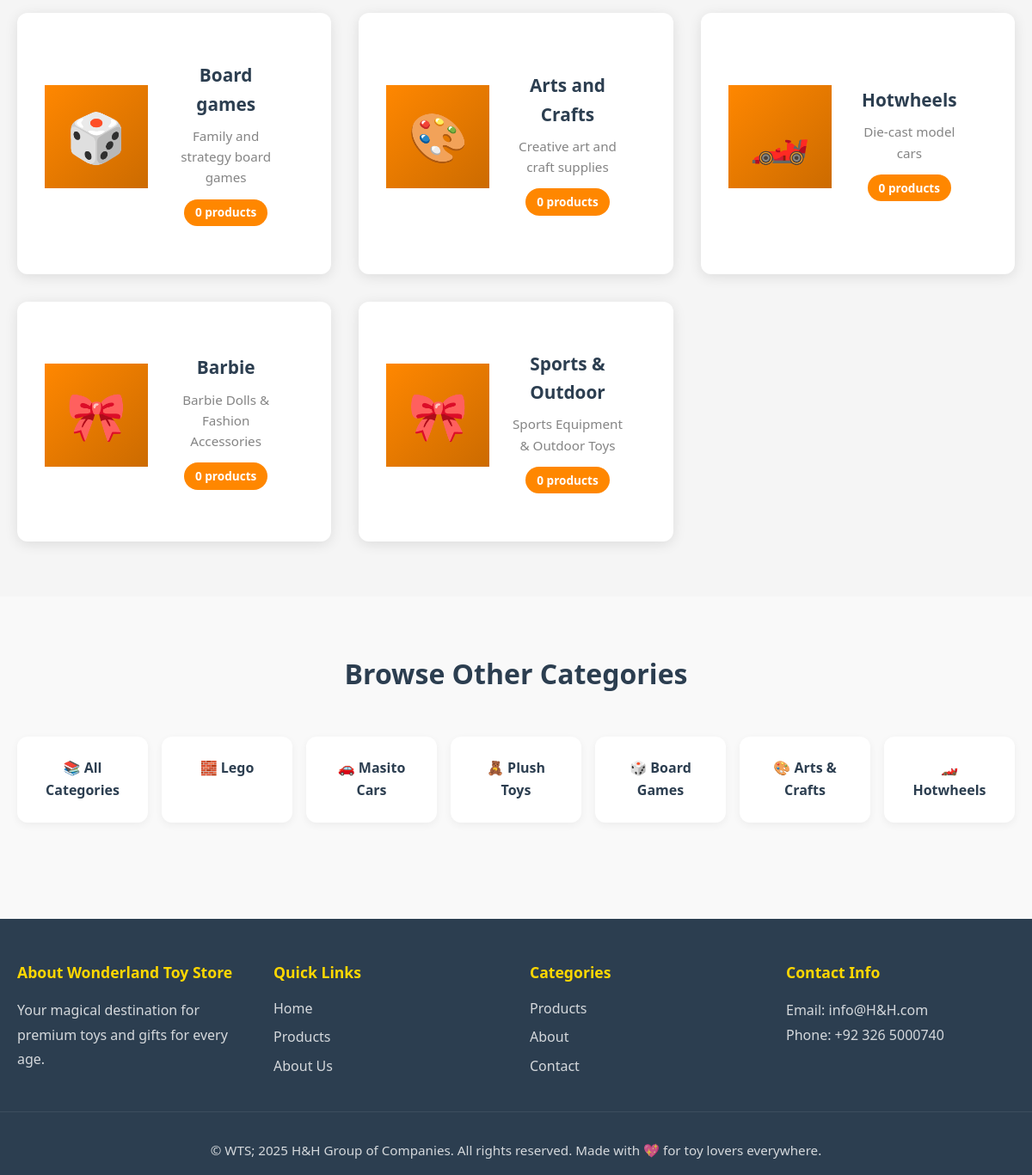
The page /categories (lower part) on the database as committed earlier.
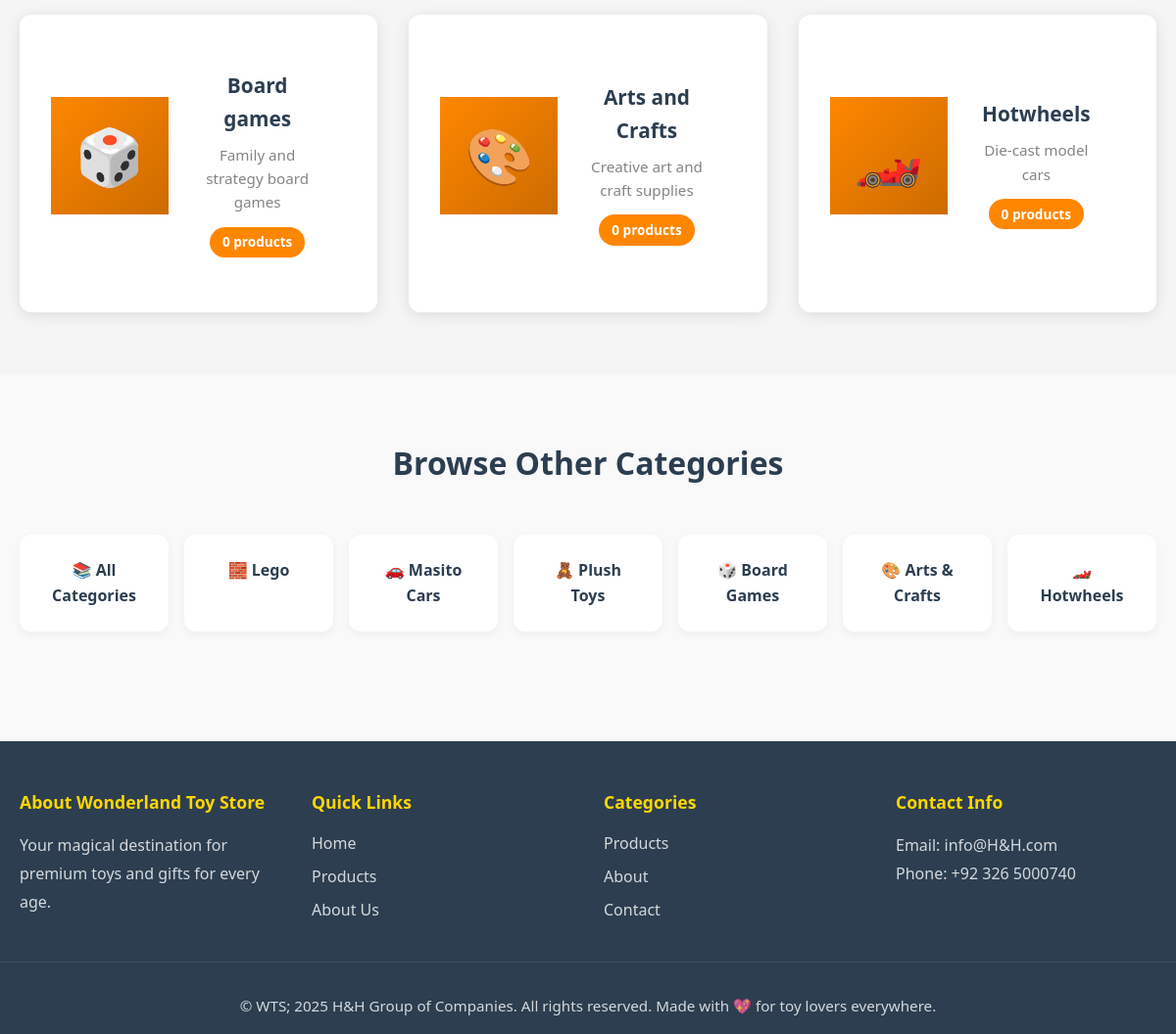
The same page on the database as committed later.
### app/models.py (models this page shows, shortened)
class Category(db.Model):
    __tablename__ = 'categories'
    id = db.Column(db.Integer, primary_key=True)
    name = db.Column(db.String(120), unique=True, nullable=False)
    description = db.Column(db.Text)
    created_at = db.Column(db.DateTime, default=datetime.utcnow)
    products = db.relationship('Product', backref='category', lazy=True)

### app/routes.py (the view)
@main_bp.route('/categories')
def all_categories():
    categories = Category.query.all()
    return render_template('category.html', title='All Categories', categories=categories)

### app/templates/category.html (shortened to what this page needs)
{% extends "base.html" %}
{% block content %}
{% if categories %}
<section class="all-categories-section">
    <div class="container">
        <div class="categories-grid">
            {% for cat in categories %}
            <a href="{{ url_for('main.category_products', category_id=cat.id) }}" class="category-card">
                <div class="category-icon">
                    {% if cat.name == 'Lego' %}
                        🧱
                    {% elif cat.name == 'Masito (Toy Cars)' %}
                        🚗
                    {% elif cat.name == 'Plush toys' %}
                        🧸
                    {% elif cat.name == 'Board games' %}
                        🎲
                    {% elif cat.name == 'Arts and Crafts' %}
                        🎨
                    {% elif cat.name == 'Hotwheels' %}
                        🏎️
                    {% else %}
                        🎀
                    {% endif %}
                </div>
                <div class="category-content">
                    <h3>{{ cat.name }}</h3>
                    <p>{{ cat.description }}</p>
                    <span class="product-count-badge">{{ cat.products|length }} products</span>
                </div>
            </a>
            {% endfor %}
        </div>
    </div>
</section>
{% endif %}
<section class="related-categories">
    <div class="container">
        <div class="section-header">
            <h2>Browse Other Categories</h2>
        </div>
        <div class="categories-quick-nav">
            <a href="{{ url_for('main.all_categories') }}" class="category-nav-item">📚 All Categories</a>
            <a href="{{ url_for('main.all_categories') }}" class="category-nav-item">🧱 Lego</a>
            <a href="{{ url_for('main.all_categories') }}" class="category-nav-item">🚗 Masito Cars</a>
            <a href="{{ url_for('main.all_categories') }}" class="category-nav-item">🧸 Plush Toys</a>
            <a href="{{ url_for('main.all_categories') }}" class="category-nav-item">🎲 Board Games</a>
            <a href="{{ url_for('main.all_categories') }}" class="category-nav-item">🎨 Arts & Crafts</a>
            <a href="{{ url_for('main.all_categories') }}" class="category-nav-item">🏎️ Hotwheels</a>
        </div>
    </div>
</section>
{% endblock %}

Rows that differ between the two databases and show on the page:
removed Category: name "Barbie", description "Barbie Dolls & Fashion Accessories", products|length "0"
removed Category: name "Sports & Outdoor", description "Sports Equipment & Outdoor Toys", products|length "0"
